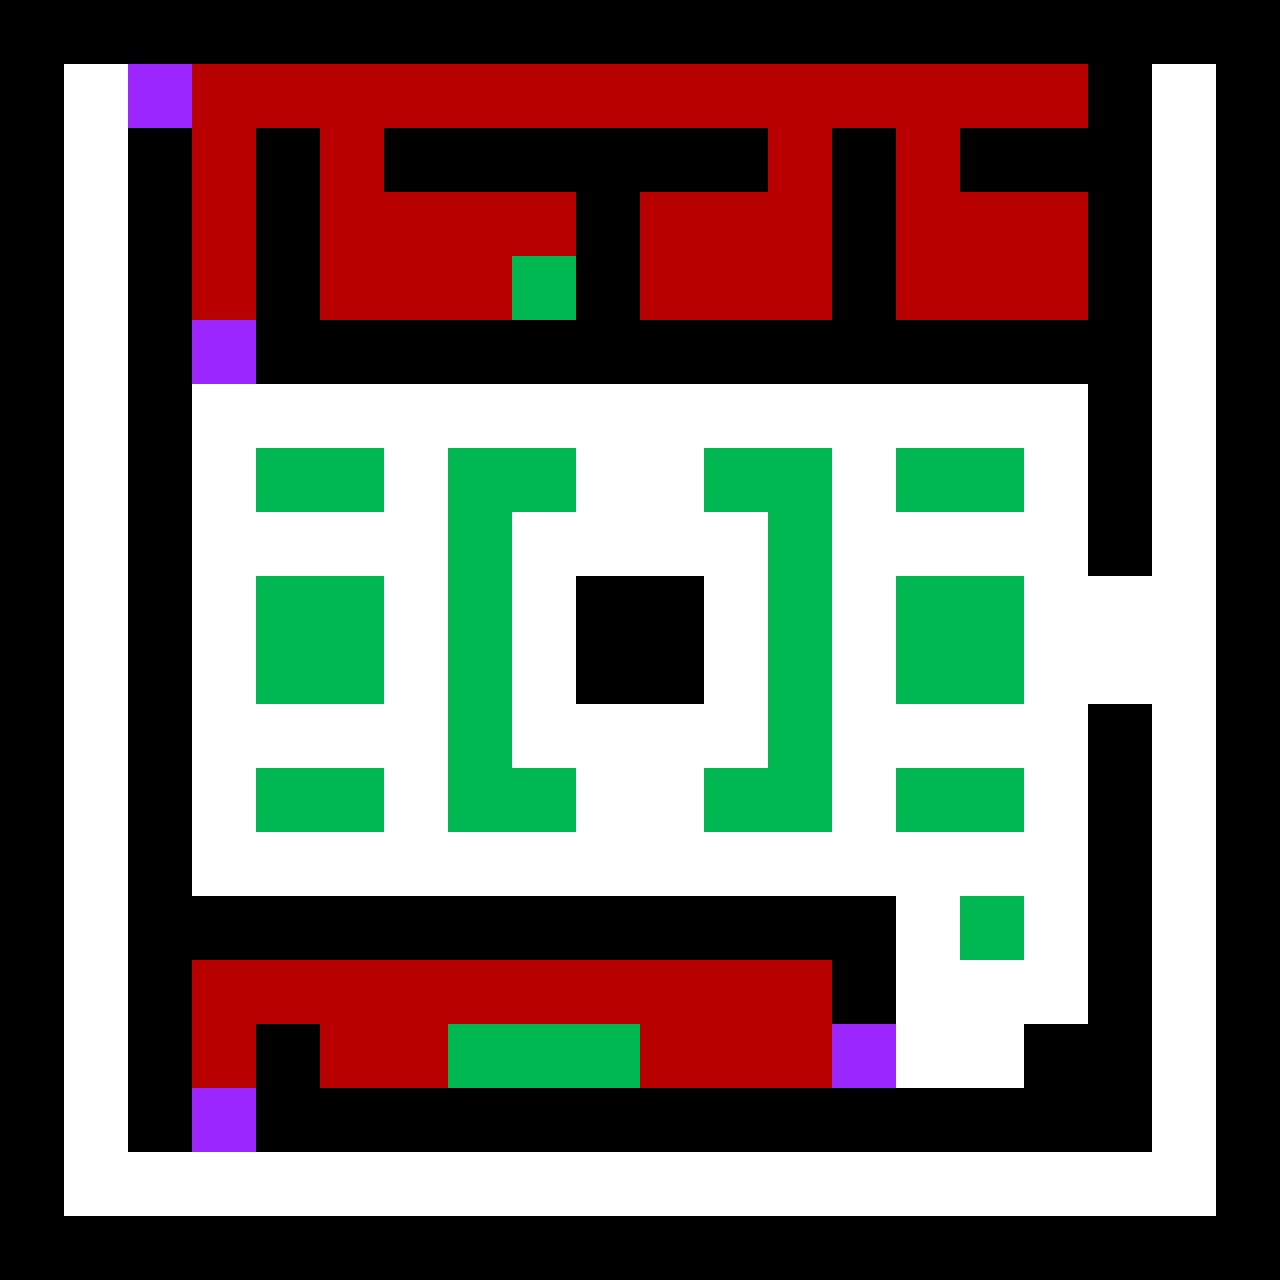

Rendered tile map (Tiled .tmx) drawn with the repository's tilesets; below, a short description and the full map source, tile grids included:
An orthogonal 20x20 tile map with 64x64 px tiles, 1 tile layer (Tile Layer 1).

<map version="1.0" orientation="orthogonal" width="20" height="20" tilewidth="64" tileheight="64">
 <tileset firstgid="1" name="tileset1" tilewidth="64" tileheight="64">
  <image source="../tileset1.png" width="128" height="192" />
 </tileset>
 <layer name="Tile Layer 1" width="20" height="20">
  <data encoding="csv">
1,1,1,1,1,1,1,1,1,1,1,1,1,1,1,1,1,1,1,1,
1,2,5,4,4,4,4,4,4,4,4,4,4,4,4,4,4,1,2,1,
1,2,1,4,1,4,1,1,1,1,1,1,4,1,4,1,1,1,2,1,
1,2,1,4,1,4,4,4,4,1,4,4,4,1,4,4,4,1,2,1,
1,2,1,4,1,4,4,4,3,1,4,4,4,1,4,4,4,1,2,1,
1,2,1,5,1,1,1,1,1,1,1,1,1,1,1,1,1,1,2,1,
1,2,1,2,2,2,2,2,2,2,2,2,2,2,2,2,2,1,2,1,
1,2,1,2,3,3,2,3,3,2,2,3,3,2,3,3,2,1,2,1,
1,2,1,2,2,2,2,3,2,2,2,2,3,2,2,2,2,1,2,1,
1,2,1,2,3,3,2,3,2,1,1,2,3,2,3,3,2,2,2,1,
1,2,1,2,3,3,2,3,2,1,1,2,3,2,3,3,2,2,2,1,
1,2,1,2,2,2,2,3,2,2,2,2,3,2,2,2,2,1,2,1,
1,2,1,2,3,3,2,3,3,2,2,3,3,2,3,3,2,1,2,1,
1,2,1,2,2,2,2,2,2,2,2,2,2,2,2,2,2,1,2,1,
1,2,1,1,1,1,1,1,1,1,1,1,1,1,2,3,2,1,2,1,
1,2,1,4,4,4,4,4,4,4,4,4,4,1,2,2,2,1,2,1,
1,2,1,4,1,4,4,3,3,3,4,4,4,5,2,2,1,1,2,1,
1,2,1,5,1,1,1,1,1,1,1,1,1,1,1,1,1,1,2,1,
1,2,2,2,2,2,2,2,2,2,2,2,2,2,2,2,2,2,2,1,
1,1,1,1,1,1,1,1,1,1,1,1,1,1,1,1,1,1,1,1
</data>
 </layer>
</map>